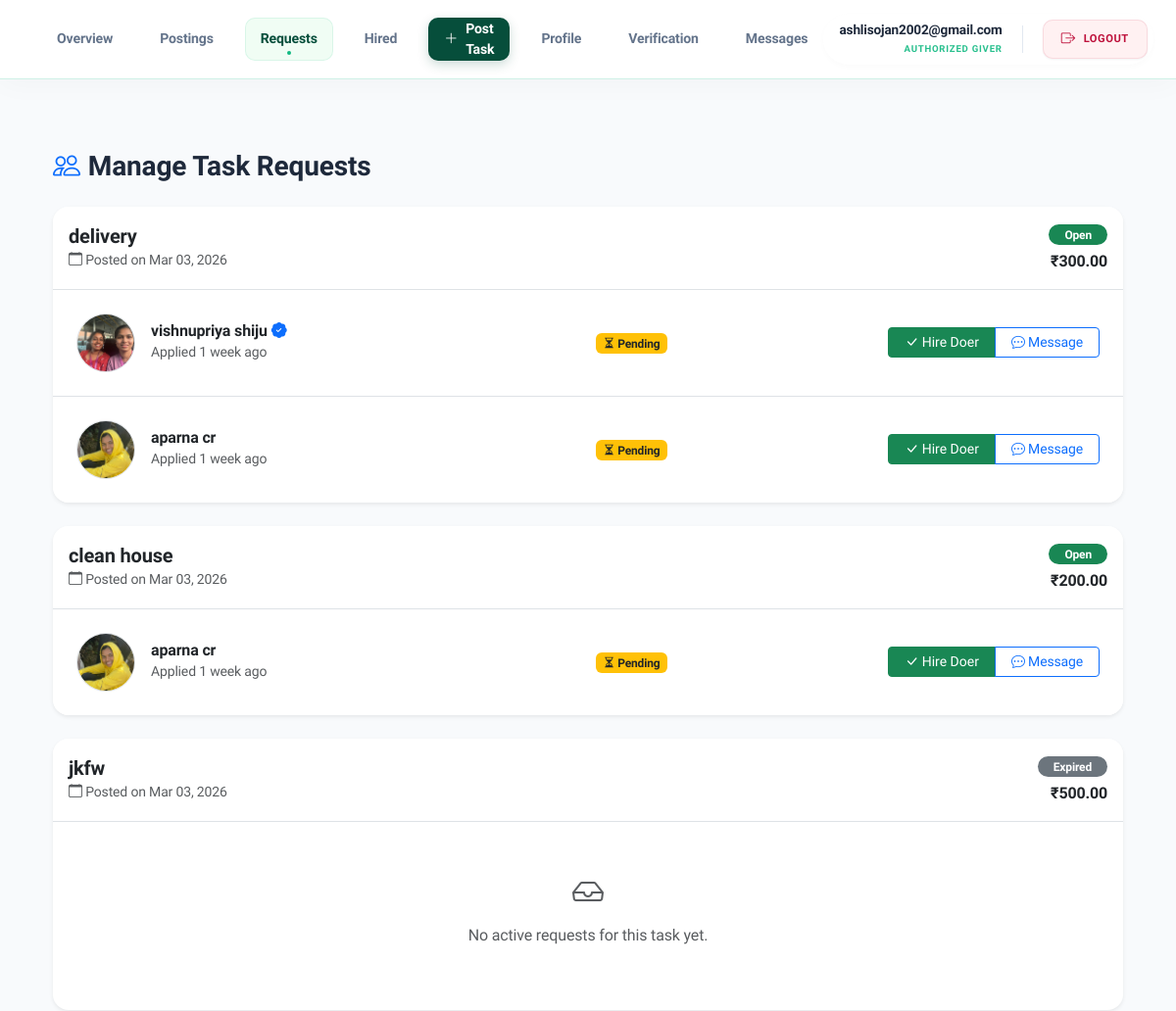
The app's page /manage-requests/ (signed in, upper part), older data.
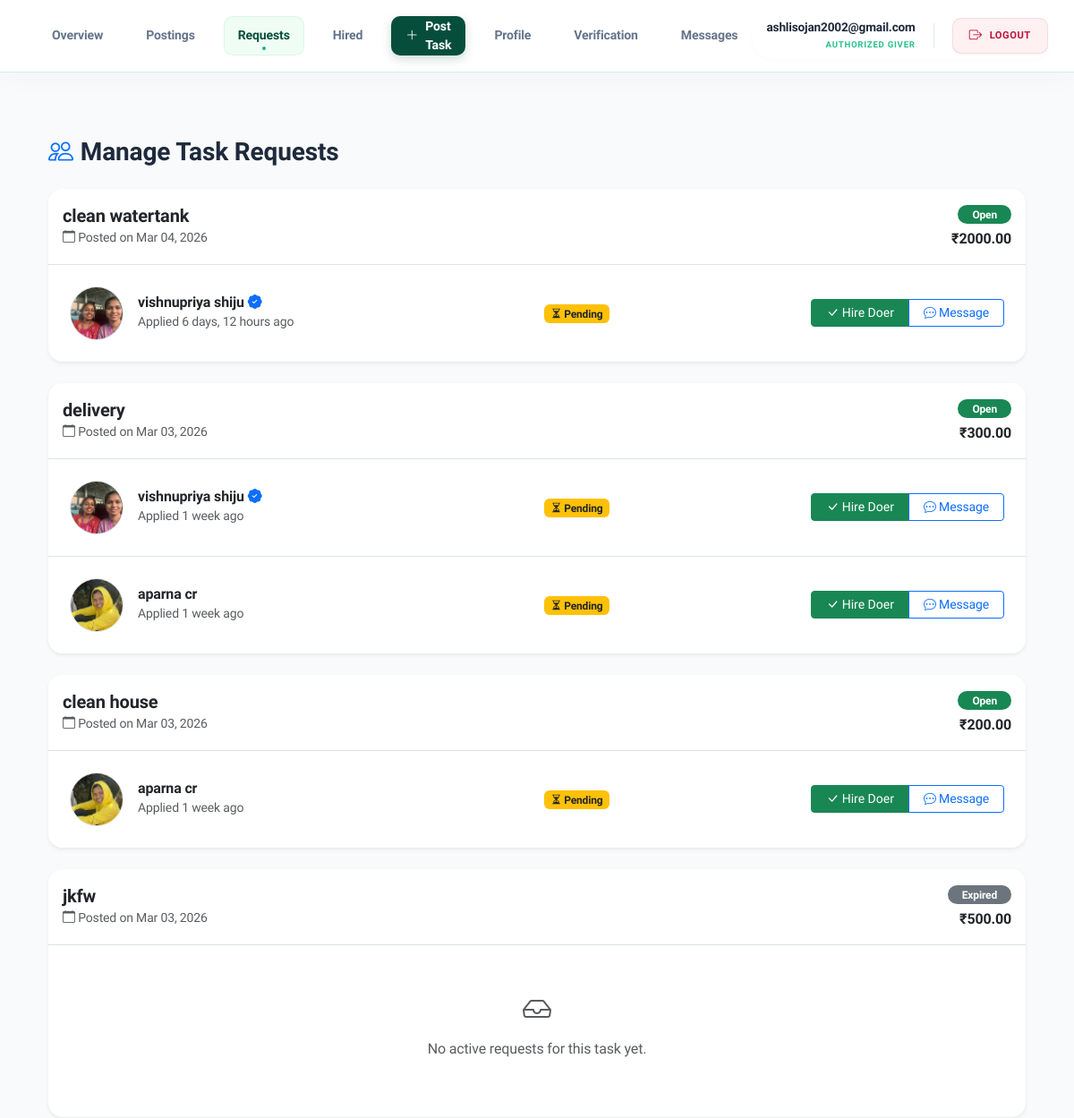
The same page, newer data.
### accounts/models.py (models this page shows, shortened)
class User(AbstractUser):
    name = models.CharField(max_length=100)
    email = models.EmailField(unique=True)
    phone = models.CharField(max_length=15)
    ROLE_CHOICES = (
        ('giver', 'Giver'),
        ('doer', 'Doer'),
        ('admin', 'Admin'),
    )
    role = models.CharField(max_length=10, choices=ROLE_CHOICES)
    adhar_photo = models.ImageField(upload_to='adhar_photos/', null=True, blank=True)
    photo = models.ImageField(upload_to='profile_photos/', null=True, blank=True)
    certificate_file = models.FileField(upload_to='certificates/', null=True, blank=True)
    verification_attempts = models.IntegerField(default=0)
    approval_status = models.CharField(max_length=20, default='pending')
    status = models.CharField(max_length=20, default='Active')
    verification_live_photo = models.ImageField(
    upload_to='verification/live_photos/',
    null=True,
    blank=True
)
    USERNAME_FIELD = 'email'
    REQUIRED_FIELDS = ['username', 'name']

### giver/models.py (models this page shows, shortened)
class Task(models.Model):
    STATUS_CHOICES = [
        ('Open', 'Open'),
        ('Accepted', 'Accepted'),
        ('Completed', 'Completed'),
        ('Cancelled', 'Cancelled'),
        ('Expired', 'Expired'),
    ]
    giver = models.ForeignKey(settings.AUTH_USER_MODEL, on_delete=models.CASCADE, related_name='tasks_posted')
    doer = models.ForeignKey(settings.AUTH_USER_MODEL, on_delete=models.SET_NULL, null=True, blank=True, related_name='tasks_accepted')
    category = models.ForeignKey(Category, on_delete=models.CASCADE)
    skill = models.ForeignKey(Skill, on_delete=models.CASCADE)
    district = models.ForeignKey(District, on_delete=models.SET_NULL, null=True)
    place = models.ForeignKey(Place, on_delete=models.SET_NULL, null=True)
    pincode = models.ForeignKey(Pincode, on_delete=models.SET_NULL, null=True)
    title = models.CharField(max_length=150)
    description = models.TextField()
    budget = models.DecimalField(max_digits=10, decimal_places=2)
    status = models.CharField(max_length=30, choices=STATUS_CHOICES, default='Open')
    created_at = models.DateTimeField(auto_now_add=True)
    expiry_at = models.DateTimeField(null=True, blank=True)
    deadline_datetime = models.DateTimeField()
    is_active = models.BooleanField(default=True)

### doer/models.py (models this page shows, shortened)
class TaskRequest(models.Model):
    STATUS_CHOICES = [
        ('Pending', 'Pending'),
        ('Accepted', 'Accepted'),
        ('Rejected', 'Rejected'),
        ('Cancelled', 'Cancelled'),
    ]
    task = models.ForeignKey(Task, on_delete=models.CASCADE, related_name='task_requests')
    doer = models.ForeignKey(settings.AUTH_USER_MODEL, on_delete=models.CASCADE, related_name='my_requests')
    status = models.CharField(max_length=20, choices=STATUS_CHOICES, default='Pending')
    message = models.TextField(blank=True, null=True)
    created_at = models.DateTimeField(auto_now_add=True)
    updated_at = models.DateTimeField(auto_now=True)
    class Meta:
        unique_together = ('task', 'doer')

### giver/views.py (the view)
# urls.py: path('manage-requests/', views.view_task_requests, name='manage_requests'),
@login_required
def view_task_requests(request):
    my_tasks = Task.objects.filter(giver=request.user).prefetch_related(
        'task_requests', 'task_requests__doer'
    ).order_by('-created_at')
    return render(request, 'giver/view_requests.html', {
        'my_tasks': my_tasks
    })

### giver/templates/giver/view_requests.html (shortened to what this page needs)
{% extends 'giver/base_giver.html' %}
{% block content %}
<div class="container py-4">
    <h3 class="fw-bold mb-4"><i class="bi bi-people text-primary me-2"></i>Manage Task Requests</h3>
    {% for task in my_tasks %}
    <div class="card shadow-sm border-0 rounded-4 mb-4 overflow-hidden">
        <div class="card-header bg-white py-3 border-bottom">
            <div class="d-flex justify-content-between align-items-center">
                <div>
                    <h5 class="fw-bold mb-0">{{ task.title }}</h5>
                    <small class="text-muted"><i class="bi bi-calendar"></i> Posted on {{ task.created_at|date:"M d, Y" }}</small>
                </div>
                <div class="text-end">
                    <span class="badge {% if task.status == 'Open' %}bg-success{% else %}bg-secondary{% endif %} rounded-pill px-3">
                        {{ task.status }}
                    </span>
                    <div class="fw-bold text-dark mt-1">₹{{ task.budget }}</div>
                </div>
            </div>
        </div>
        <div class="card-body p-0">
            <div class="list-group list-group-flush">
                {% for req in task.task_requests.all %}
                    {% if req.status != 'Cancelled' %}
                    <div class="list-group-item p-4">
                        <div class="row align-items-center">
                            <div class="col-md-5 d-flex align-items-center">
                                {% if req.doer.photo %}
                                    <img src="{{ req.doer.photo.url }}" class="rounded-circle border me-3" width="60" height="60" style="object-fit: cover;">
                                {% else %}
                                    <div class="rounded-circle bg-primary text-white d-flex align-items-center justify-content-center me-3" style="width: 60px; height: 60px; font-size: 1.5rem;">
                                        {{ req.doer.name|slice:":1" }}
                                    </div>
                                {% endif %}
                                <div>
                                    <h6 class="fw-bold mb-0">
                                        {{ req.doer.name }}
                                        {% if req.doer.approval_status == 'Accepted' %}
                                            <i class="bi bi-patch-check-fill text-primary" title="Verified Doer"></i>
                                        {% endif %}
                                    </h6>
                                    <small class="text-muted">Applied {{ req.created_at|timesince }} ago</small>
                                </div>
                            </div>
                            <div class="col-md-3 text-center">
                                {% if req.status == 'Pending' %}
                                    <span class="badge bg-warning text-dark"><i class="bi bi-hourglass-split"></i> Pending</span>
                                {% elif req.status == 'Accepted' %}
                                    <span class="badge bg-success"><i class="bi bi-check-all"></i> Hired</span>
                                {% else %}
                                    <span class="badge bg-danger">{{ req.status }}</span>
                                {% endif %}
                            </div>
                            <div class="col-md-4 text-end">
                                {% if task.status == 'Open' and req.status == 'Pending' %}
                                    <div class="btn-group">
                                        <button class="btn btn-sm btn-success px-3 btn-accept-doer" data-req-id="{{ req.id }}">
                                            <i class="bi bi-check-lg"></i> Hire Doer
                                        </button>
                                        <a href="{% url 'giver_chat_inbox' req.doer.id %}" class="btn btn-sm btn-outline-primary px-3">
                                            <i class="bi bi-chat-dots"></i> Message
                                        </a>
                                    </div>
                                {% endif %}
                            </div>
                        </div>
                    </div>
                    {% endif %}
                {% empty %}
                    <div class="p-5 text-center">
                        <i class="bi bi-inbox text-muted" style="font-size: 2rem;"></i>
                        <p class="text-muted mt-2">No active requests for this task yet.</p>
                    </div>
                {% endfor %}
            </div>
        </div>
    </div>
    {% empty %}
    <div class="text-center py-5">
        <i class="bi bi-plus-circle text-muted" style="font-size: 3rem;"></i>
        <p class="mt-3 text-muted">You haven't posted any tasks yet.</p>
        <a href="{% url 'post_task' %}" class="btn btn-primary rounded-pill">Post Your First Task</a>
    </div>
    {% endfor %}
</div>
{% endblock %}

### giver/templates/giver/base_giver.html (shortened to what this page needs)
<!DOCTYPE html>
<html lang="en">
<head>
    <link href="https://cdn.jsdelivr.net/npm/bootstrap@5.3.0/dist/css/bootstrap.min.css" rel="stylesheet">
    <link rel="stylesheet" href="https://cdn.jsdelivr.net/npm/bootstrap-icons@1.11.0/font/bootstrap-icons.css">
</head>
<body>
    <nav class="giver-nav sticky-top">
        <div class="container nav-container">
            <ul class="nav-links-list">
                <li><a href="{% url 'giver_home' %}" class="{% if request.resolver_match.url_name == 'giver_home' %}active-link{% endif %}">Overview</a></li>
                <li><a href="{% url 'my_tasks' %}" class="{% if request.resolver_match.url_name == 'my_tasks' %}active-link{% endif %}">Postings</a></li>
                <li><a href="{% url 'manage_requests' %}" class="{% if request.resolver_match.url_name == 'manage_requests' %}active-link{% endif %}">Requests</a></li>
                <li><a href="{% url 'giver_hired_tasks' %}" class="{% if request.resolver_match.url_name == 'giver_hired_tasks' %}active-link{% endif %}">Hired</a></li>
                <li><a href="{% url 'post_task' %}" class="nav-post-task {% if request.resolver_match.url_name == 'post_task' %}active-link{% endif %}"><i class="bi bi-plus-lg me-2"></i>Post Task</a></li>
                <li><a href="{% url 'giver_profile_view' %}" class="{% if request.resolver_match.url_name == 'giver_profile_view' %}active-link{% endif %}">Profile</a></li>
                <li><a href="{% url 'giver_verification' %}" class="{% if request.resolver_match.url_name == 'giver_verification' %}active-link{% endif %}">Verification</a></li>
                <li><a href="{% url 'giver_chat_inbox' %}" class="{% if request.resolver_match.url_name == 'giver_chat_inbox' %}active-link{% endif %}">Messages</a></li>
            </ul>
            <div class="user-status-box" style="display: flex; align-items: center; gap: 15px;">
    <div class="d-none d-md-block text-end" style="line-height: 1;">
        <div style="font-family: 'Plus Jakarta Sans', sans-serif; font-weight: 800; color: #1e293b; font-size: 0.85rem; margin-bottom: 2px;">
            {{ user.username }}
        </div>
        <span style="font-size: 0.6rem; font-weight: 700; color: #10b981; text-transform: uppercase; letter-spacing: 0.08em; opacity: 0.9;">
            Authorized Giver
        </span>
    </div>
    <a href="{% url 'logout_user' %}"
       title="Logout"
       style="display: inline-flex;
              align-items: center;
              justify-content: center;
              gap: 8px;
              background-color: #fff1f2;
              color: #be123c;
              border: 1px solid rgba(190, 18, 60, 0.1);
              padding: 8px 18px;
              border-radius: 10px;
              font-weight: 800;
              font-size: 0.7rem;
              letter-spacing: 0.5px;
              text-decoration: none;
              text-transform: uppercase;
              transition: all 0.2s cubic-bezier(0.4, 0, 0.2, 1);
              box-shadow: 0 1px 2px rgba(0,0,0,0.05);"
       onmouseover="this.style.backgroundColor='#be123c'; this.style.color='#ffffff'; this.style.boxShadow='0 4px 12px rgba(190, 18, 60, 0.15)';"
       onmouseout="this.style.backgroundColor='#fff1f2'; this.style.color='#be123c'; this.style.boxShadow='0 1px 2px rgba(0,0,0,0.05)';"
    >
        <i class="bi bi-box-arrow-right" style="font-size: 0.9rem;"></i>
        LOGOUT
    </a>
</div>
    </nav>
    <main class="main-wrapper">
        <div class="container">
            {% block content %}{% endblock %}
        </div>
    </main>
</body>
</html>

### giver/templates/giver/base_giver.html (style rules this page uses)
:root { --forest-base: #064e3b; --emerald-accent: #10b981; --emerald-glow: rgba(16, 185, 129, 0.15); --emerald-hover: #059669; --soft-emerald: #f0fdf4; --slate-900: #0f172a; --glass-bg: rgba(255, 255, 255, 0.95); }
body { background-color: #f8fafc; min-height: 100vh; display: flex; flex-direction: column; font-family: 'Plus Jakarta Sans', sans-serif; color: #1e293b; letter-spacing: -0.01em; }
.giver-nav { background: var(--glass-bg); backdrop-filter: blur(12px); border-bottom: 1px solid rgba(16, 185, 129, 0.2); padding: 0; box-shadow: 0 4px 30px rgba(0, 0, 0, 0.03); z-index: 1050; }
.nav-container { display: flex; justify-content: space-between; align-items: center; height: 80px; }
.nav-links-list { display: flex; gap: 1rem; list-style: none; margin: 0; padding: 0; height: 100%; align-items: center; }
.nav-links-list a { text-decoration: none; color: #64748b; font-weight: 600; font-size: 0.88rem; display: flex; align-items: center; height: 44px; padding: 0 16px; border-radius: 10px; transition: all 0.2s cubic-bezier(0.4, 0, 0.2, 1); }
.nav-links-list a.active-link { color: var(--forest-base); background: var(--soft-emerald); box-shadow: inset 0 0 0 1px rgba(16, 185, 129, 0.1); position: relative; }
.nav-links-list a.active-link::after { content: ""; position: absolute; bottom: 6px; left: 50%; transform: translateX(-50%); width: 4px; height: 4px; background: var(--emerald-accent); border-radius: 50%; }
.nav-post-task { background: var(--forest-base) !important; color: white !important; box-shadow: 0 4px 12px rgba(6, 78, 59, 0.2); }
.user-status-box { display: flex; align-items: center; gap: 0.75rem; background: #ffffff; padding: 6px 6px 6px 16px; border-radius: 50px; border: 1px solid var(--slate-border); box-shadow: 0 2px 6px rgba(0,0,0,0.02); }
.main-wrapper { flex: 1; padding: 3rem 0; }
.main-wrapper { animation: slideUp 0.5s ease-out; }

Row changes from the older to the newer data that the page shows:
added Task: title "clean watertank", created_at "Mar 04, 2026", status "Open", budget "2000.00"
added TaskRequest: doer.photo (picture), doer.name "vishnupriya shiju", created_at "6 days, 12 hours", status "Pending" (drawn), shown under "clean watertank"
